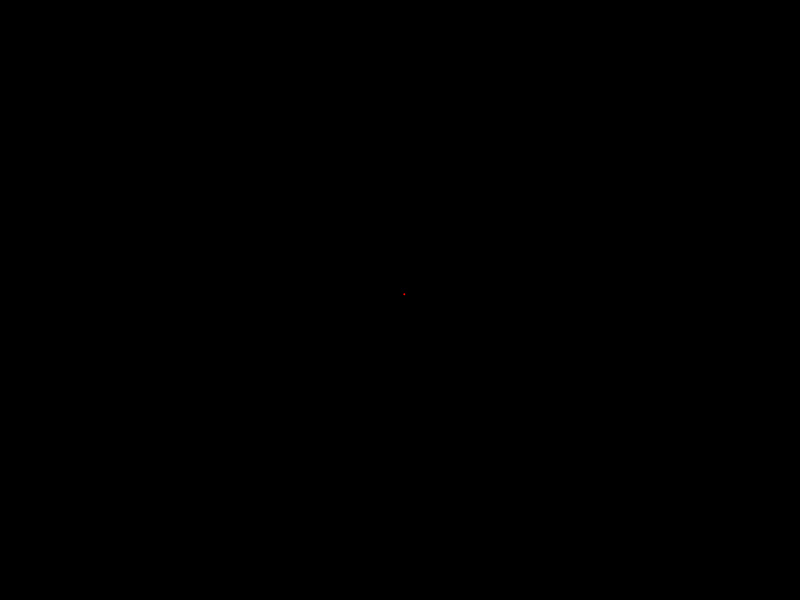
Frame 1 (no input)
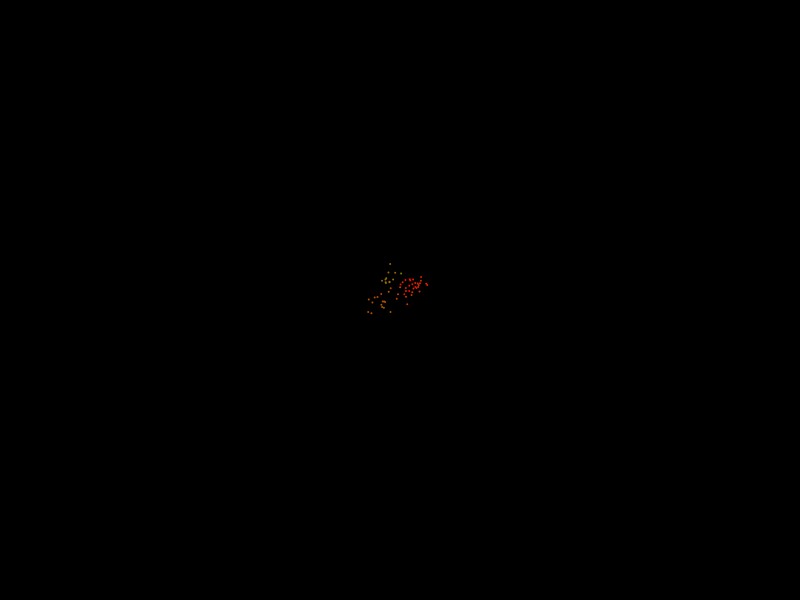
Frame 60 (no input)
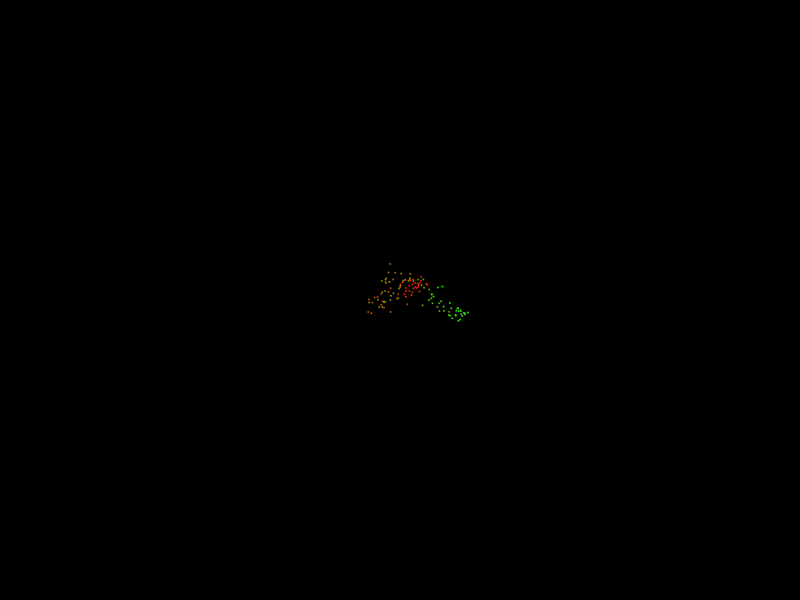
Frame 120 (the mouse pressed at the canvas centre since frame 60)

The p5.js sketch that drew these frames (run headless with seeded random() and noise() and a simulated clock; from frame 60 on, the mouse is pressed at the canvas centre):

// p5.js sketch
// ── sketch.js
let blanc;
let t = 0;
let sens = 1;
let x;
let y;

function setup() {
	createCanvas(800,600);
	x = width/2;
	y = height/2;
	noFill();
	//frameRate(1);
	background(0);
	blanc = color(255);
}

function draw() {
	// Crayon blanc
	stroke(blanc);
	// Couleur intérieure
	t = t+ sens;
	if(t > 255) {
		sens = -1;
	}
	if(t == 0) {
		sens = 1;
	}
	if(t < 128){
		ma_couleur = color(255-2*t,2*t,0);
	} else {
		ma_couleur = color(0,255-2*(t-128),2*(t-128));
	}
	stroke(ma_couleur);
	strokeWeight(2);
	fill(ma_couleur);
	x += random(-10,10);
	y += random(-10,10);
	if(x < 0) {
		x += width;
	}
	if(x > width) {
		x -= width;
	}
	if(y<0) {
		y += height;
	}
	if(y>height) {
		y -= height;
	}
	point(x,y);
	
	// ellipse(mouseX,mouseY,100,100);
}
